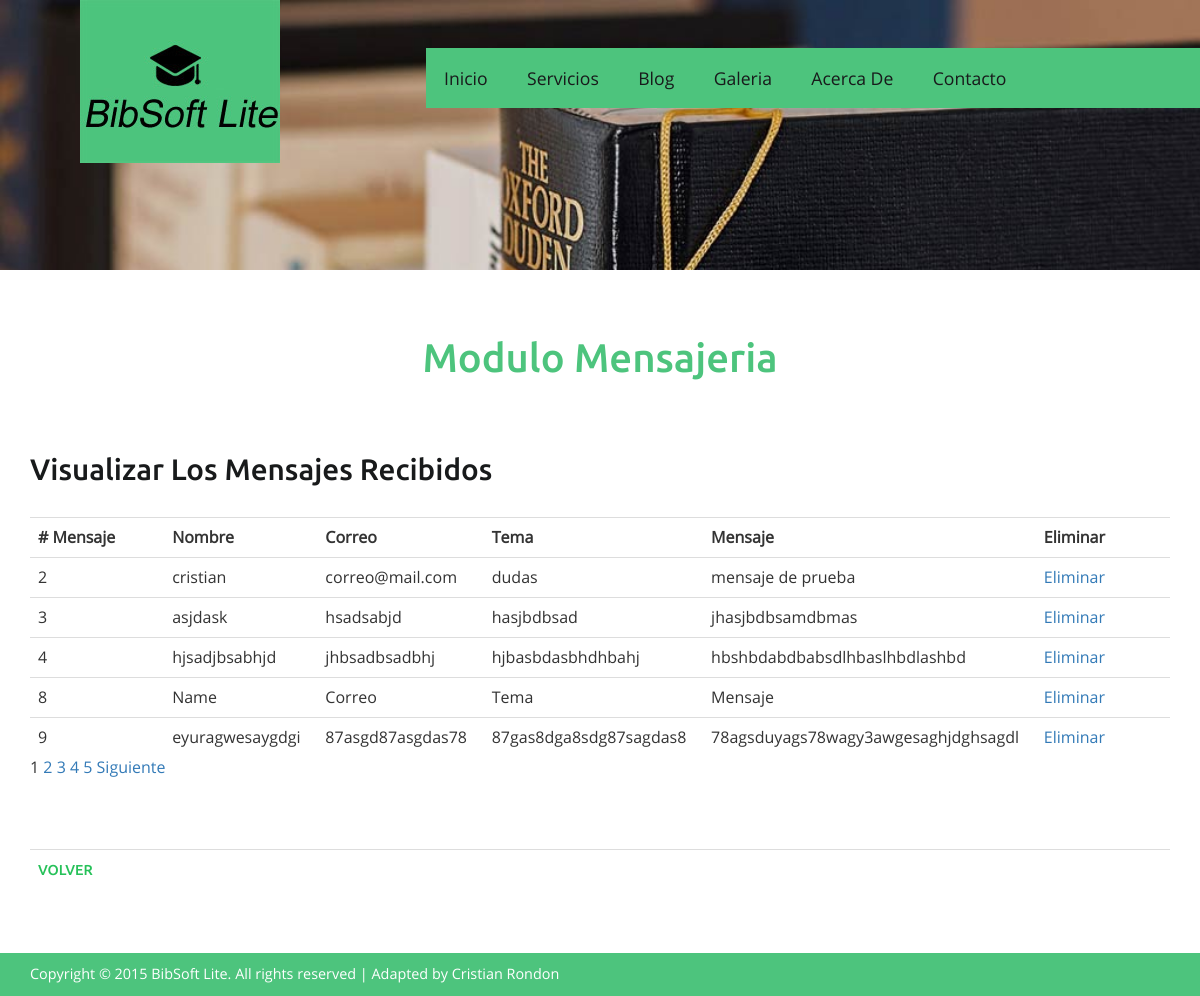
Screenshot of /mensajes.php?num=1 (signed in) with the database file from the repository.
### tables this page shows
CREATE TABLE IF NOT EXISTS `mensajes` (
  `id_mensaje` int(9) NOT NULL AUTO_INCREMENT,
  `nombre` varchar(50) NOT NULL,
  `correo` varchar(50) NOT NULL,
  `tema` varchar(50) NOT NULL,
  `mensaje` varchar(500) NOT NULL,
  PRIMARY KEY (`id_mensaje`)
);

### mensajes.php (the view, shortened to what this page needs)
<?Php
include("conexion.php");
$rst_mensajes=mysql_query("select * from mensajes ",$conexion);
$num_registro=mysql_num_rows($rst_mensajes);
$registros=5;
$pagina= $_REQUEST["num"];
if(is_numeric($pagina))
$inicio=(($pagina-1)*$registros);
else
$inicio=0;
$rst_mensajes=mysql_query("select * from mensajes LIMIT $inicio,$registros;",$conexion);
$paginas=ceil($num_registro/$registros);
?>
<!DOCTYPE HTML>
<html>
<head>
<link href="css/bootstrap.css" rel='stylesheet' type='text/css' />
<link href="css/style.css" rel='stylesheet' type='text/css' />
<link rel="stylesheet" href="css/touchTouch.css" type="text/css" media="all" />
<link href="css/style.css" rel='stylesheet' type='text/css' />
</head>
<body>
<div class="banner2">
	 <div class="header">
	   <div class="logo">
				 <a href="#"><img src="images/logo.jpg" alt=""/></a>
	   </div>
	   <div class="top-menu"> <span class="menu"></span>
	     <ul class="navig">
	       <li><a href="index.php">Inicio</a></li>
	       <li><a href="servicios.php">Servicios</a></li>
	       <li><a href="blog.php">Blog</a></li>
	       <li><a href="galeria.php">Galeria</a></li>
	       <li><a href="acerca.php">Acerca De</a></li>
	       <li><a href="contacto.php">Contacto</a></li>
         </ul>
       </div>
  </div>
</div>
<div class="welcome">
	 <div class="container">
		 <h2>Modulo Mensajeria</h2>
	   <p>&nbsp;</p>
		 <div class="welcm_sec">
		   <div class="center-block">
			 <div class="campus_head">
					 <h3>Visualizar Los Mensajes Recibidos </h3>
			 </div>
			 <form name="Crear_Libros" method="post" action="subir_libros.php">
			   <div class="clearfix">
			     <div class="bs-example">
			       <table class="table">
			         <tr>
			           <td width="11%"><strong># Mensaje</strong></td>
			           <td width="11%"><strong>Nombre</strong></td>
			           <td width="11%"><strong>Correo</strong></td>
			           <td width="11%"><strong>Tema</strong></td>
                       <td width="11%"><strong>Mensaje</strong></td>
			           <td width="11%"><strong>Eliminar</strong></td>
		             </tr>
                     <?php
			  			while($fila=mysql_fetch_array($rst_mensajes))
			  			{
			  		 ?>
			         <tr>
			           <td><?php echo $fila["id_mensaje"];?></td>
			           <td><?php echo $fila["nombre"];?></td>
			           <td><?php echo $fila["correo"];?></td>
			           <td><?php echo $fila["tema"];?></td>
			           <td><?php echo $fila["mensaje"];?></td>
			           <td><a href="eliminar_mensajes.php?archivo=<?php echo $fila["id_mensaje"];?>">Eliminar</a></td>
		             </tr>
                     <?php
			  			}
			  		 ?>
		           </table>
                   <p>
              <?php
			  	for ($cont=1;$cont<=$paginas;$cont++){
				  if($cont==$pagina){
				  echo $cont ." ";
				  }
				  else{
				  echo "<a href='mensajes.php?num=". $cont ."'>$cont</a> ";
			  	  }
				}
			  	if($pagina<$paginas){
			  	echo "<a href='mensajes.php?num=". ($pagina+1) ."'>  Siguiente</a> ";
			  	}
			  ?>
          </p><br/>
</div>
		       </div>
		     </form>
<div class="more_info">
          <table width="50%" border="0" class="table">
            <tr>
              <td><a href="javascript:history.back(1)">Volver</a></td>
            </tr>
          </table>
</div>
		   </div>
	   </div>
  </div>
</div>
<div class="copywrite">
	 <div class="container">
		 <p>Copyright © 2015 BibSoft Lite. All rights reserved | Adapted by <a href="http://w3layouts.com">Cristian Rondon</a></p>
	 </div>
</div>
</body>
</html>

### css/style.css (style rules this page uses)
h4, h5, h6, h1, h2, h3 { margin: 0; }
ul, ol { margin: 0; padding:0; }
p { margin: 0; }
html, body { font-family: 'OpenSans-Regular'; font-size: 100%; background: #ffffff; }
body a { transition:0.5s all; -webkit-transition:0.5s all; -moz-transition:0.5s all; -o-transition:0.5s all; -ms-transition:0.5s all; }
.logo { float:left; margin-left:5em; }
.top-menu { float:right; background: #4dc47d; margin: 3em 0 0 0; padding:0 11em 0 0em; }
.top-menu ul li { display:inline-block; }
.top-menu ul li a { display:block; color:#181a1b; font-size:1.1em; padding:1em 1em; text-decoration:none; }
.welcome { padding:4em 0; }
.welcome h2 { font-family: 'Ubuntu-Medium'; font-size:2.5em; line-height:1.2em; text-align:center; color:#4dc47d; }
.welcm_sec { margin-top:3em; }
.campus_head { margin-bottom:2em; }
.campus_head h3,.testimonal h3,.news h3 { font-family: 'Ubuntu-Medium'; font-size:1.85em; color:#181a1b; margin-bottom:0.7em; }
.more_info { margin-top: 1.5em; }
.more_info a { display: inline-block; color: #26c159; text-decoration: none; font-family: 'Ubuntu-Medium'; font-size: 0.9em; text-transform:uppercase; }
.copywrite { background:#4dc47d; padding:0.7em; }
.copywrite p { color: #fff; font-size: 0.9em; text-align: left; }
.copywrite p a { color: #fff; }
.banner2 { background:url(../images/banner.jpg) no-repeat; background-size:cover; min-height:270px; }
.table { margin-bottom: 0; }

### rows the page displays
mensajes: id_mensaje "2", nombre "cristian", correo "correo@mail.com", tema "dudas", mensaje "mensaje de prueba"
mensajes: id_mensaje "3", nombre "asjdask", correo "hsadsabjd", tema "hasjbdbsad", mensaje "jhasjbdbsamdbmas"
mensajes: id_mensaje "4", nombre "hjsadjbsabhjd", correo "jhbsadbsadbhj", tema "hjbasbdasbhdhbahj", mensaje "hbshbdabdbabsdlhbaslhbdlashbd"
mensajes: id_mensaje "8", nombre "Name", correo "Correo", tema "Tema", mensaje "Mensaje"
mensajes: id_mensaje "9", nombre "eyuragwesaygdgi", correo "87asgd87asgdas78", tema "87gas8dga8sdg87sagdas8", mensaje "78agsduyags78wagy3awgesaghjdghsagdl"
